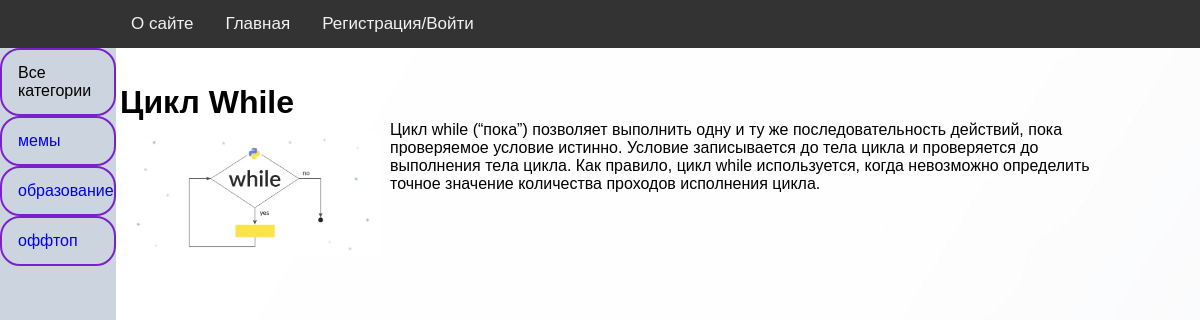
/post/cikl-while/, run on an earlier commit of the app's database.
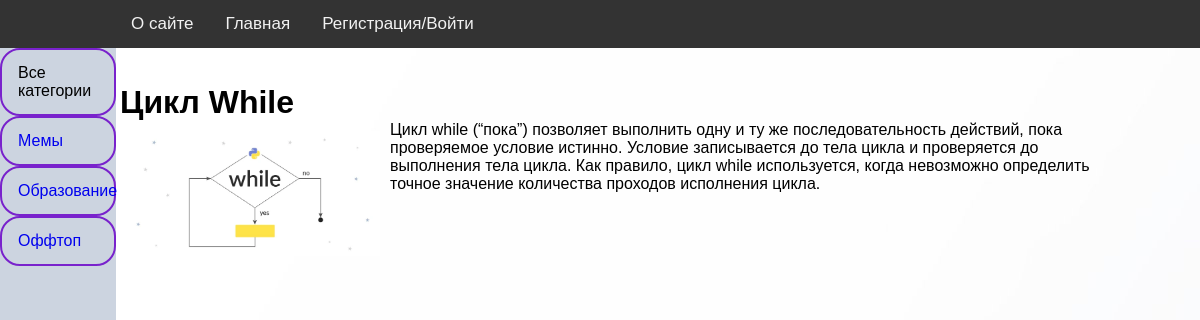
And on a later commit of the database.
### blog/models.py (models this page shows, shortened)
class Category(models.Model):
    name = models.CharField(max_length=100, db_index=True, verbose_name='Категория')
    slug = models.SlugField(max_length=255, unique=True, db_index=True, verbose_name='URL')
    class Meta:
        verbose_name = 'Категория'
        verbose_name_plural = 'Категории'
        ordering = ['id']
    def get_absolute_url(self):
        return reverse('category', kwargs={'cat_slug': self.slug})

### blog/views.py (the view)
# urls.py: path('post/<slug:post_slug>/', ShowPost.as_view(), name="post"),
class ShowPost(DataMixin, DetailView):
    model = StandartPost
    template_name = 'blog/post.html'
    context_object_name = 'post'
    slug_url_kwarg = 'post_slug'
    def get_context_data(self, *, object_list=None, **kwargs):
        context = super().get_context_data(**kwargs)
        c_def = self.get_user_context(title=context['post'])
        context.update(c_def)
        return context

### blog/models.py (called while the page is built)
    def __str__(self):
        return self.title

### blog/utils.py (called while the page is built)
    def get_user_context(self, **kwargs):
        context = kwargs
        cats = Category.objects.annotate(Count('standartpost'))
        user_menu = menu_buttons.copy()
        if not self.request.user.is_authenticated:
            user_menu.pop(2)
        context['menu'] = user_menu
        context['cats'] = cats
        if 'cat_selected' not in context:
            context['cat_selected'] = 0
        return context

### blog/templates/blog/post.html (shortened to what this page needs)
{% extends "blog/base.html" %}
{% block content %}
    <h1>{{post.title}}</h1>
    {% if post.post_header_image %}
    <img class="post-image" src="{{ post.post_header_image.url }}" alt="#">
    {% endif %}
    <p>{{ post.post_text|linebreaks }}</p>
{% endblock %}

### blog/templates/blog/base.html (shortened to what this page needs)
<!DOCTYPE html>
{%  load static %}
<html lang="ru">
    <head>
        <link rel="stylesheet"  type="text/css" href="{% static 'blog/css/styles.css' %}">
    </head>
    <body>
        <div>
            <div class="topnav">
                <nav>
                {% for  m in menu %}
                    {% if not forloop.last %}
                        <a href="{% url  m.url_name %}">{{ m.title }}</a>
                    {% else %}
                        <a href="{% url  m.url_name %}">{{ m.title }}</a>
                    {% endif %}
                {% endfor %}
                </nav>
            </div>
        </div>
        <div class="sidenav">
            {% if cat_selected == 0 %}
                <p>Все категории</p>
            {% else %}
                <a href="{% url 'home' %}">Все категории</a>
            {% endif %}
            {% for c in cats %}
            {% if c.standartpost__count > 0%}
                {% if  c.pk == cat_selected %}
                    <p>{{ c.name }}</p>
                {% else %}
                    <a href="{{ c.get_absolute_url }}">{{c.name}}</a>
                {% endif %}
            {% endif %}
            {% endfor %}
        </div>
        <div class="maincontent">
            {% block content %}
            {% endblock %}
        </div>
    </body>
</html>

What changed in the data, as far as the page shows it:
changed Category: name "мемы" → "Мемы"
changed Category: name "образование" → "Образование"
changed Category: name "оффтоп" → "Оффтоп"
